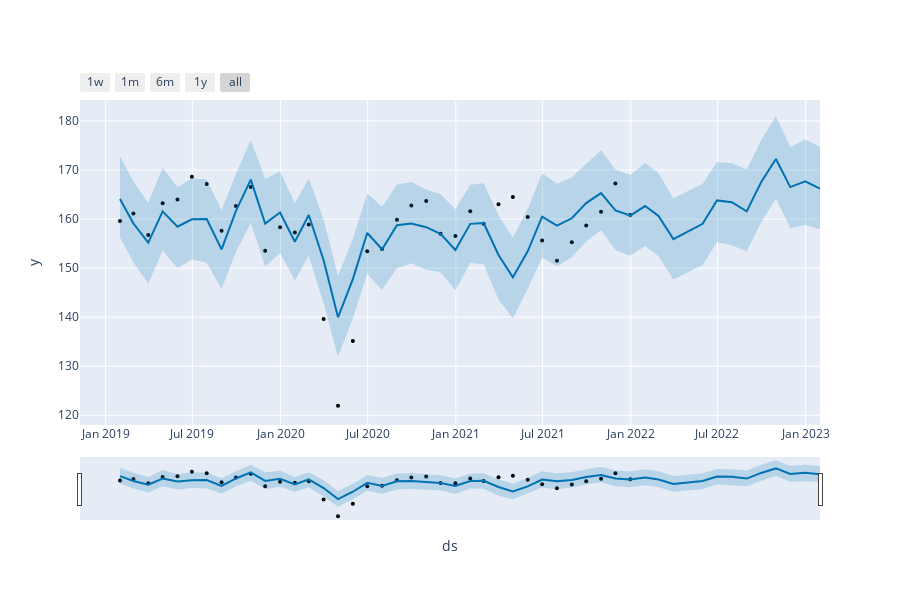

The code cell stored with this chart in its notebook:
### Code cell
plot_plotly(m1, predictions1)
